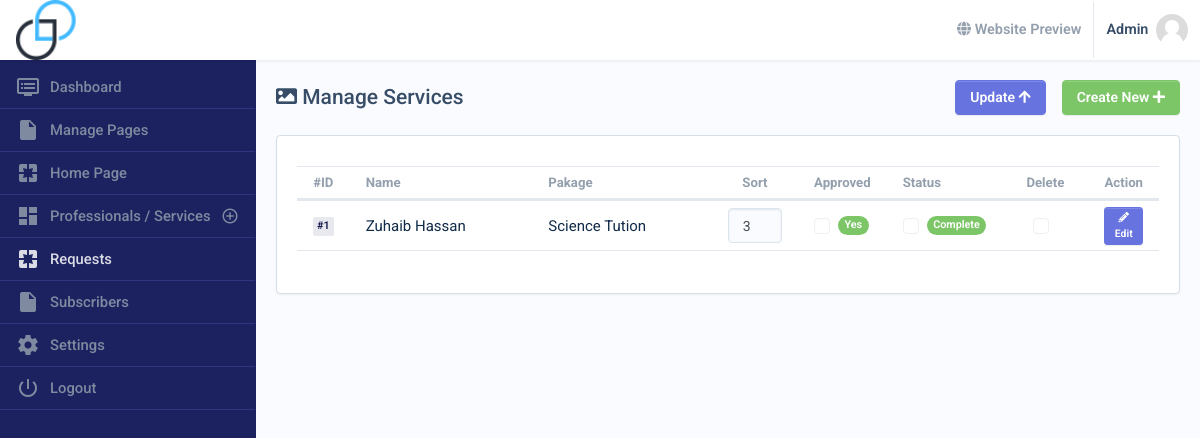
Screenshot of /apanel/requests (signed in) with the database file from the repository.
### tables this page shows
CREATE TABLE `tbl_requests` (
  `req_id` int(11) NOT NULL,
  `req_sender_name` varchar(100) DEFAULT NULL,
  `req_sender_email` varchar(100) DEFAULT NULL,
  `req_sender_phone` varchar(20) DEFAULT NULL,
  `req_subject` varchar(255) DEFAULT NULL,
  `req_message` varchar(255) DEFAULT NULL,
  `req_status` int(1) NOT NULL,
  `req_accept` int(1) NOT NULL,
  `req_order` int(11) NOT NULL,
  `req_sender_id` int(1) NOT NULL DEFAULT 0,
  `user_id` int(11) NOT NULL,
  `us_id` int(11) NOT NULL,
  `req_type` varchar(255) DEFAULT NULL,
  `req_duration` varchar(255) DEFAULT NULL
);

CREATE TABLE `tbl_user_services` (
  `us_id` int(11) NOT NULL,
  `us_slug` varchar(255) DEFAULT NULL,
  `us_title` varchar(255) DEFAULT NULL,
  `us_pkg` varchar(11) DEFAULT NULL,
  `user_id` int(11) NOT NULL,
  `us_ext_charges` varchar(255) DEFAULT NULL,
  `us_detail` text DEFAULT NULL,
  `us_image` varchar(255) DEFAULT NULL,
  `us_status` int(1) NOT NULL,
  `us_order` int(11) NOT NULL
);

### includes/conn.php (called while the page is built, shortened)
<?php session_start();
if ($_SERVER['HTTP_HOST'] != 'localhost') {
    $hostname_dbconn = "localhost";
    $rating_dbname = "public";
    $username_dbconn = "root";
    $password_dbconn = '';
    $path = "http://localhost/public-facilitation-center/";
} else {
    $path = "http://localhost/public-facilitation-center/";
}
$apath = $path . "apanel/";

### apanel/codes/requests.php (called while the page is built, shortened)
<?php
$page_uri = 'requests';

### includes/baseFunctions.php (called while the page is built, shortened)
<?php
function fetch($ex)
{
    return $ex->fetch_array();
}
function fetch_assoc($ex)
{
    return $ex->fetch_assoc();
}
function getList($query)
{
    global $conn;
    $ex = $conn->query($query) or die($query);
    if (mysqli_num_rows($ex) > 0) {
        return $ex;
    }
    return false;
}
function getPaging($table, $where, $limit, $tpage, $seprater, $pager)
{
    global $conn;
    $tbl_name = $table;
    $query = "SELECT COUNT(*) as num FROM $tbl_name $where";
    $total_pages_ex = $conn->query($query) or die(mysqli_error($conn));
    $total_pages_rs = $total_pages_ex->fetch_array();
    $total_pages = $total_pages_rs['num'];
    $page = $pager;
    if ($page)
        $start = ($page - 1) * $limit;
    else
        $start = 0;
    $sql = "SELECT * from $tbl_name $where  LIMIT $start, $limit";
    if ($page == 0)
        $page = 1;
    $lastpage = ceil($total_pages / $limit);
    $pagination = "";
    return array($sql, $pagination);
}
?>

### includes/siteFunctions.php (called while the page is built, shortened)
<?php
function getUserPakage($id)
{
    $output = array();
    if ($ex = getList("SELECT * FROM tbl_user_services WHERE `us_id`='$id' AND us_status='1' ")) {
        $output = fetch_assoc($ex);
    }
    return $output['us_title'];
}

### apanel/pages/requests.php (the view, shortened to what this page needs)
<?php if ($_REQUEST['mode'] == 'update' || $_REQUEST['mode'] == 'add') {
?>
<link href="https://cdn.jsdelivr.net/npm/summernote@0.8.18/dist/summernote.min.css" rel="stylesheet">
<div class="mdk-header-layout__content">
    <div class="mdk-drawer-layout js-mdk-drawer-layout" data-push data-responsive-width="992px">
        <div class="mdk-drawer-layout__content page">
            <div class="container-fluid  page__heading-container">
                <div class="page__heading">
                    <h4 class="m-0"><i class="fa fa-image"></i> Manage Service <i class="fa fa-chevron-right"></i>
                        Create / Update</h4>
                </div>
            </div>
            <div class="container-fluid page__container">
                <form action="" id="form1" method="post" class="form-horizontal" enctype="multipart/form-data">
                    <div class="card card-form">
                        <div class="row no-gutters">
                            <div class="col-lg-10 offset-1 card-form__body card-body">
                                    <?= formText('Name', 'req_sender_name', $data['req_sender_name']) ?>
                                    <?= formText('Email', 'req_sender_email', $data['req_sender_email']) ?>
                                    <?= formText('Phone', 'req_sender_phone', $data['req_sender_phone']) ?>
                                    <?= formText('Subject', 'req_subject', $data['req_subject']) ?>
                                    <?= formTextArea('Message', 'req_message', $data['req_message'],3) ?>
                                    <?= formText('Type', 'req_type', $data['req_type']) ?>
                                    <?= formText('Duration', 'req_duration', $data['req_duration']) ?>
                                    <div class="form-group">
                                    <label for="field">Status</label>
                                    <select name="req_status" id="list_status" class="form-control">
                                        <option value="1"
                                            <?= ($data['req_status'] == '1' ? 'selected="selected"' : ''); ?>>Completed
                                        </option>
                                        <option value="0"
                                            <?= ($data['req_status'] == '0' ? 'selected="selected"' : ''); ?>>Pending
                                        </option>
                                    </select>
                                </div>
                                <div class="form-group">
                                    <label for="field">Approval</label>
                                    <select name="req_accept" id="list_status" class="form-control">
                                        <option value="1"
                                            <?= ($data['req_accept'] == '1' ? 'selected="selected"' : ''); ?>>Accepted
                                        </option>
                                        <option value="0"
                                            <?= ($data['req_accept'] == '0' ? 'selected="selected"' : ''); ?>>Pending
                                        </option>
                                    </select>
                                </div>
                                <div class="form-group">
                                    <label for="user">Pakage</label>
                                    <select name="us_id" id="us_id" class="form-control">
                                        <?php
                                            $service_qry =  "SELECT * FROM tbl_user_services  WHERE us_status='1' ORDER BY us_order ASC";
                                            $service_exe = $conn->query($service_qry) or die(mysqli_error($conn));
                                            while ($service = $service_exe->fetch_array()) {
                                                $us_id = $service['us_id'];
                                            ?>
                                        <option value="<?= $us_id ?>"
                                            <?= ($data['us_id'] == $service['us_id'] ? 'selected="selected"' : ''); ?>>
                                            <?= $service['us_title'] ?>
                                        </option>
                                        <?php } ?>
                                    </select>
                                </div>
                                <div class="form-check bg-white text-dark m-0">
                                    <input type="checkbox" name="terms" required class="form-check-input" id="terms">
                                    <label class="form-check-label text-dark" for="terms">
                                        I agree with the <a class="pri-text" target="_blank"
                                            href="<?= $path ?>terms-conditions"><strong>terms and
                                                conditions</strong></a>
                                        and <a class="pri-text" target="_blank"
                                            href="<?= $path ?>privacy-policy"><strong>privacy policy</strong></a>.
                                        .
                                    </label>
                                </div>
                            </div>
                        </div>
                        <div class="text-center mb-3">
                            <hr>
                            <a href="<?= $apath ?><?= $page_uri ?>" class=" btn btn-default btn-lg mr-3"> <i
                                    class="fa fa-arrow-left"></i> Cancel</a>
                            <button type="submit" name="submit1" class=" btn btn-primary btn-lg"> <i
                                    class="fa fa-save"></i> Save</button>
                        </div>
                    </div>
                </form>
            </div>
        </div>
        <?php include_once("pages/shared/sidebar.php"); ?>
    </div>
</div>
<script src="https://cdn.jsdelivr.net/npm/summernote@0.8.18/dist/summernote.min.js"></script>
<script>
$(document).ready(function() {
    $("#editor1").summernote();
})
</script>
<?php
} else {
?>
<link rel="stylesheet" href="https://cdn.datatables.net/1.11.2/css/dataTables.bootstrap4.min.css">
<div class="mdk-header-layout__content">
    <div class="mdk-drawer-layout js-mdk-drawer-layout" data-push data-responsive-width="992px">
        <div class="mdk-drawer-layout__content page">
            <div class="container-fluid page__container">
                <div class="page__heading d-flex align-items-center">
                    <div class="flex">
                        <h4 class="m-0"><i class="fa fa-image"></i> Manage Services</h4>
                    </div>
                    <a href="javascript:document.getElementById('updateForm').submit();" class="btn btn-primary ml-3"
                        onclick="return confirm('Are you sure you want to update records?');">Update <i
                            class="fa fa-arrow-up"></i></a>
                    <a href="<?= $apath ?><?= $page_uri; ?>?mode=add" class="btn btn-success ml-3">Create New <i
                            class="fa fa-plus"></i></a>
                </div>
                <div class="card">
                    <div class="card-body py-4">
                        <form name="updateForm" id="updateForm" action="" method="post">
                            <table class="table table-responsive dataTable">
                                <thead>
                                    <tr>
                                        <th style="width: 3%;" class="text-center">#ID</th>
                                        <th>Name</th>
                                        <th>Pakage</th>
                                        <th style="width: 10%;" class="text-center">Sort</th>
                                        <th style="width: 10%;">Approved</th>
                                        <th style="width: 10%;">Status</th>
                                        <th width="10%" class="text-center">Delete</th>
                                        <th style="width: 8%;" class="text-center">Action</th>
                                    </tr>
                                </thead>
                                <tbody class="list" id="listingTable">
                                    <?php
                                        $sr = 1;
                                        $paging = getPaging('tbl_requests', "WHERE 1 ORDER BY req_order DESC", 20, $_REQUEST['page'], '?', $_GET['pager']);
                                        if ($rlist_pages = getList($paging[0])) {
                                            while ($row = fetch($rlist_pages)) {
                                                $req_id = $row['req_id'];
                                        ?>
                                    <tr>
                                        <td>
                                            <div class="badge badge-soft-dark">#<?= $sr++ ?></div>
                                        </td>
                                        <td><?= stripslashes($row['req_sender_name']); ?></td>
                                        <td><?= stripslashes(getUserPakage($row['us_id'])); ?></td>
                                        <td style="width:80px" class="text-center"><input id="orderid<?= $req_id ?>"
                                                type="text" name="orderid<?= $req_id ?>"
                                                value="<?= $row['req_order'] ?>" class="form-control" size="3" />
                                        </td>
                                        <td>
                                            <div class="custom-control custom-checkbox">
                                                <label class="custom-control-label"
                                                    for="customCheck1_<?= $req_id ?>"><?= getFeatureStatus($row['req_accept']); ?></label>
                                            </div>
                                        </td>
                                        <td>
                                            <div class="custom-control custom-checkbox">
                                                <label class="custom-control-label"
                                                    for="customCheck2_<?= $req_id ?>"><?= getOrderStatus($row['req_status']); ?></label>
                                            </div>
                                        </td>
                                        <td class="text-center">
                                            <div class="custom-control custom-checkbox">
                                            </div>
                                        </td>
                                        <td class="text-center">
                                            <a href="<?= $apath; ?><?= $page_uri; ?>?mode=update&code=<?= $row['req_id'] ?><?= $pager; ?>"
                                                class="btn btn-sm btn-primary"><i class="fa fa-pencil-alt"></i> Edit</a>
                                        </td>
                                    </tr>
                                    <?php
                                            }
                                            ?>
                                    <tr>
                                        <td colspan="12">
                                        </td>
                                    </tr>
                                    <?php
                                        } else {
                                        ?>
                                    <tr>
                                        <td colspan="12" class="text-center">No Record Found</td>
                                    </tr>
                                    <?php } ?>
                                </tbody>
                            </table>
                    </div>
                </div>
            </div>
        </div>
        <?php include_once("pages/shared/sidebar.php"); ?>
    </div>
</div>
<?php }
?>

### apanel/includes/adminFunctions.php (shortened to what this page needs)
<?php
function getOrderStatus($status)
{
    if ($status == '1') {
        return '<span class="badge badge-pill badge-success">Complete</span>';
    } else {
        return '<span class="badge badge-pill badge-warning">Pending</span>';
    }
}
function getFeatureStatus($pos)
{
    if ($pos == '1') {
        return '<span class="badge badge-pill badge-success">Yes</span>';
    } else {
        return '<span class="badge badge-pill badge-warning">No</span>';
    }
}
?>

### apanel/assets/custom.css (style rules this page uses)
.form-control { min-width: 40px; }

### apanel/index.php (style rules this page uses)
.layout-default { width: 100%; height: auto; }

### rows the page displays
tbl_requests: req_sender_name "Zuhaib Hassan", us.us_title "Science Tution", req_order "3", req_accept "Yes", req_status "Complete"
